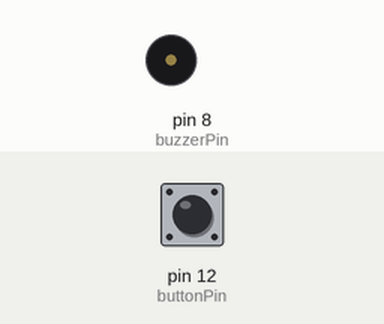
A sketch run on a simulated Arduino Uno, built with avr-gcc and run on an emulated ATmega328P. On the bench: buzzer (waves = sounding, pin HIGH). The inputs (shaded band) are chosen by the test bench; at power-on: pin 12 (buttonPin) LOW.

Above: at 1.2 s.
1.3 s: pin 12 (buttonPin) pulled HIGH for 0.15 s
At 1.37 s:
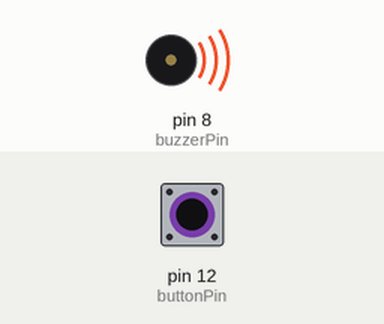
2.9 s: pin 12 (buttonPin) pulled HIGH for 3.2 s
At 7.5 s:
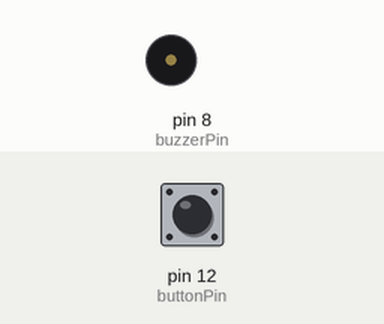
Timing chart, 0 to 9.0 s (numbered marks = the images above; inputs shaded):
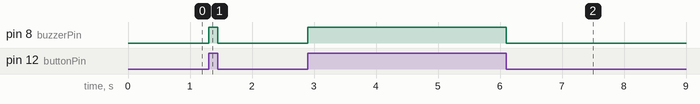

The sketch:

EPISODE_10_ActiveBuzzer_WithPushButton.ino
```cpp
// Episode 10: Active Buzzer with Push Button

int buzzerPin = 8;
int buttonPin = 12;
int buttonState;

void setup() {
  pinMode(buzzerPin, OUTPUT);
  pinMode(buttonPin, INPUT);
}

void loop() {
  buttonState = digitalRead(buttonPin);

  if (buttonState == HIGH) {
    digitalWrite(buzzerPin, HIGH);  // Buzzer ON
  }
  else {
    digitalWrite(buzzerPin, LOW);   // Buzzer OFF
  }
}
```

Measured:
- after the input at 1.3 s, pin 8 (buzzerPin): LOW → HIGH at once, → LOW 0.15 s later
- after the input at 2.9 s, pin 8 (buzzerPin): LOW → HIGH at once, → LOW 3.2 s later
